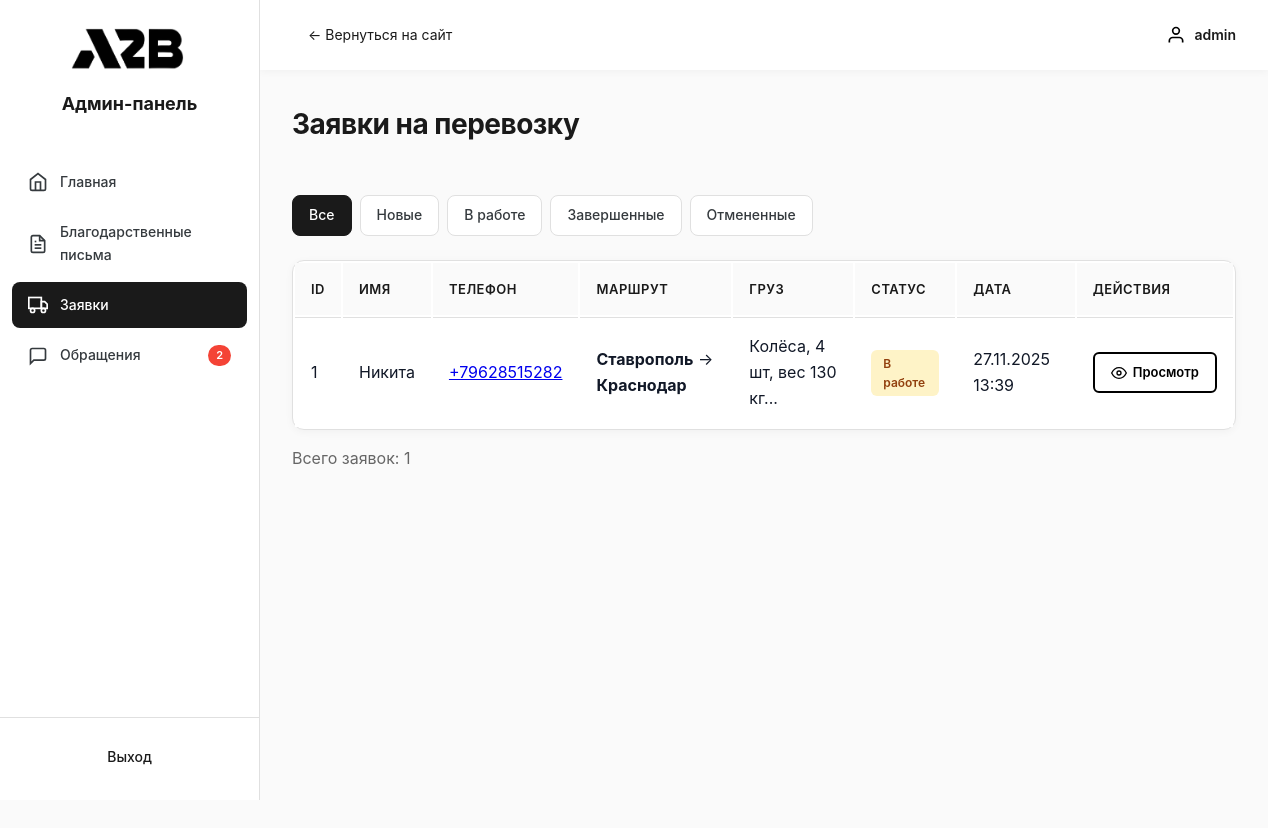
Before: /public/admin/pages/orders.php (signed in) with the older database file.
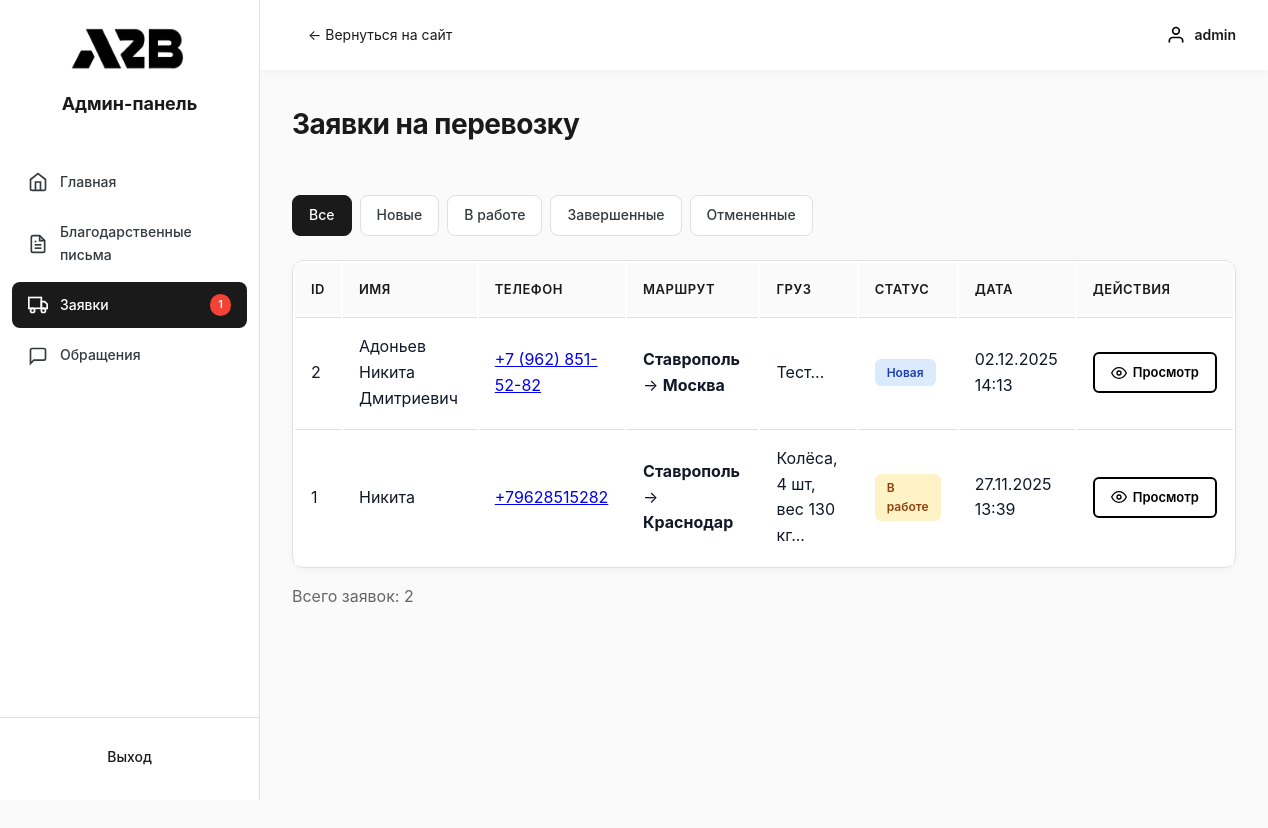
After: the same page with the newer database file.
### tables this page shows
CREATE TABLE `orders` (
  `id` int(11) NOT NULL,
  `user_id` int(11) DEFAULT NULL COMMENT 'ID пользователя',
  `name` varchar(255) NOT NULL COMMENT 'Имя клиента',
  `phone` varchar(50) NOT NULL COMMENT 'Телефон',
  `cargo_description` text NOT NULL COMMENT 'Описание груза',
  `city_from` varchar(255) NOT NULL COMMENT 'Город отправления',
  `city_to` varchar(255) NOT NULL COMMENT 'Город назначения',
  `status` enum('new','in_progress','completed','cancelled') DEFAULT 'new' COMMENT 'Статус заявки',
  `created_at` timestamp NOT NULL DEFAULT current_timestamp() COMMENT 'Дата создания',
  `updated_at` timestamp NOT NULL DEFAULT current_timestamp() ON UPDATE current_timestamp() COMMENT 'Дата обновления'
);

### public/admin/pages/orders.php (the view, shortened to what this page needs)
<?php
$database = new Database();
$db = $database->getConnection();
$status_filter = $_GET['status'] ?? '';
$query = "SELECT * FROM orders";
$query .= " ORDER BY created_at DESC";
$stmt = $db->prepare($query);
$stmt->execute();
$orders = $stmt->fetchAll(PDO::FETCH_ASSOC);
$count = count($orders);
?>
<!DOCTYPE html>
<html lang="ru">
<head>
    <link rel="stylesheet" href="../css/admin.css">
</head>
<body>
    <div class="admin-layout">
        <?php include '../includes/sidebar.php'; ?>
        <div class="admin-main">
            <?php include '../includes/header.php'; ?>
            <div class="admin-content">
                <div class="content-header">
                    <h1 class="page-title">Заявки на перевозку</h1>
                </div>
                <div class="filters">
                    <a href="orders.php" class="filter-btn <?php echo !$status_filter ? 'active' : ''; ?>">Все</a>
                    <a href="orders.php?status=new" class="filter-btn <?php echo $status_filter == 'new' ? 'active' : ''; ?>">Новые</a>
                    <a href="orders.php?status=in_progress" class="filter-btn <?php echo $status_filter == 'in_progress' ? 'active' : ''; ?>">В работе</a>
                    <a href="orders.php?status=completed" class="filter-btn <?php echo $status_filter == 'completed' ? 'active' : ''; ?>">Завершенные</a>
                    <a href="orders.php?status=cancelled" class="filter-btn <?php echo $status_filter == 'cancelled' ? 'active' : ''; ?>">Отмененные</a>
                </div>
                <table class="data-table">
                    <thead>
                        <tr>
                            <th>ID</th>
                            <th>Имя</th>
                            <th>Телефон</th>
                            <th>Маршрут</th>
                            <th>Груз</th>
                            <th>Статус</th>
                            <th>Дата</th>
                            <th>Действия</th>
                        </tr>
                    </thead>
                    <tbody>
                        <?php foreach ($orders as $row): ?>
                        <tr>
                            <td><?php echo $row['id']; ?></td>
                            <td><?php echo htmlspecialchars($row['name']); ?></td>
                            <td><a href="tel:<?php echo htmlspecialchars($row['phone']); ?>"><?php echo htmlspecialchars($row['phone']); ?></a></td>
                            <td>
                                <strong><?php echo htmlspecialchars($row['city_from']); ?></strong>
                                →
                                <strong><?php echo htmlspecialchars($row['city_to']); ?></strong>
                            </td>
                            <td class="text-preview"><?php echo mb_substr(htmlspecialchars($row['cargo_description']), 0, 40); ?>...</td>
                            <td>
                                <?php
                                $status_labels = [
                                    'new' => ['Новая', 'status-new'],
                                    'in_progress' => ['В работе', 'status-progress'],
                                    'completed' => ['Завершена', 'status-completed'],
                                    'cancelled' => ['Отменена', 'status-cancelled']
                                ];
                                $status_info = $status_labels[$row['status']];
                                ?>
                                <span class="status <?php echo $status_info[1]; ?>">
                                    <?php echo $status_info[0]; ?>
                                </span>
                            </td>
                            <td><?php echo date('d.m.Y H:i', strtotime($row['created_at'])); ?></td>
                            <td class="actions">
                                <a href="order-view.php?id=<?php echo $row['id']; ?>" class="btn btn-view">
                                    <svg viewBox="0 0 24 24" width="16" height="16" stroke="currentColor" fill="none" stroke-width="2">
                                        <path d="M1 12s4-8 11-8 11 8 11 8-4 8-11 8-11-8-11-8z"></path>
                                        <circle cx="12" cy="12" r="3"></circle>
                                    </svg>
                                    Просмотр
                                </a>
                            </td>
                        </tr>
                        <?php endforeach; ?>
                    </tbody>
                </table>
                <?php if ($count > 0): ?>
                <p style="margin-top: 16px; color: #666;">Всего заявок: <?php echo $count; ?></p>
                <?php endif; ?>
            </div>
        </div>
    </div>
</body>
</html>

### public/admin/includes/sidebar.php (shortened to what this page needs)
<aside class="admin-sidebar">
    <div class="sidebar-header">
        <img src="../../images/logo/logo.png" alt="A2B Logistics" class="sidebar-logo">
        <h2>Админ-панель</h2>
    </div>
    <nav class="sidebar-nav">
        <?php
        $current_dir = dirname($_SERVER['PHP_SELF']);
        if (strpos($current_dir, '/admin/pages') !== false) {
            $base = '';
        } elseif (strpos($current_dir, '/admin/auth') !== false) {
            $base = '../pages/';
        } else {
            $base = 'pages/';
        }
        ?>
        <a href="<?php echo $base; ?>dashboard.php" class="nav-item <?php echo basename($_SERVER['PHP_SELF']) == 'dashboard.php' ? 'active' : ''; ?>">
            <svg width="20" height="20" viewBox="0 0 24 24" fill="none" stroke="currentColor" stroke-width="2">
                <path d="M3 9l9-7 9 7v11a2 2 0 0 1-2 2H5a2 2 0 0 1-2-2z"/>
                <polyline points="9 22 9 12 15 12 15 22"/>
            </svg>
            <span class="nav-text">Главная</span>
        </a>
        <a href="<?php echo $base; ?>testimonials.php" class="nav-item <?php echo basename($_SERVER['PHP_SELF']) == 'testimonials.php' ? 'active' : ''; ?>">
            <svg width="20" height="20" viewBox="0 0 24 24" fill="none" stroke="currentColor" stroke-width="2">
                <path d="M14 2H6a2 2 0 0 0-2 2v16a2 2 0 0 0 2 2h12a2 2 0 0 0 2-2V8z"/>
                <polyline points="14 2 14 8 20 8"/>
                <line x1="16" y1="13" x2="8" y2="13"/>
                <line x1="16" y1="17" x2="8" y2="17"/>
                <polyline points="10 9 9 9 8 9"/>
            </svg>
            <span class="nav-text">Благодарственные письма</span>
        </a>
        <a href="<?php echo $base; ?>orders.php" class="nav-item <?php echo basename($_SERVER['PHP_SELF']) == 'orders.php' || basename($_SERVER['PHP_SELF']) == 'order-view.php' ? 'active' : ''; ?>">
            <svg width="20" height="20" viewBox="0 0 24 24" fill="none" stroke="currentColor" stroke-width="2">
                <rect x="1" y="3" width="15" height="13"/>
                <polygon points="16 8 20 8 23 11 23 16 16 16 16 8"/>
                <circle cx="5.5" cy="18.5" r="2.5"/>
                <circle cx="18.5" cy="18.5" r="2.5"/>
            </svg>
            <span class="nav-text">Заявки</span>
            <?php
            $database = new Database();
            $db = $database->getConnection();
            $query = "SELECT COUNT(*) as total FROM orders WHERE status = 'new'";
            $stmt = $db->prepare($query);
            $stmt->execute();
            $new_orders_count = $stmt->fetch(PDO::FETCH_ASSOC)['total'];
            if ($new_orders_count > 0):
            ?>
            <span class="nav-badge"><?php echo $new_orders_count; ?></span>
            <?php endif; ?>
        </a>
        <a href="<?php echo $base; ?>contacts.php" class="nav-item <?php echo basename($_SERVER['PHP_SELF']) == 'contacts.php' || basename($_SERVER['PHP_SELF']) == 'contact-view.php' ? 'active' : ''; ?>">
            <svg width="20" height="20" viewBox="0 0 24 24" fill="none" stroke="currentColor" stroke-width="2">
                <path d="M21 15a2 2 0 0 1-2 2H7l-4 4V5a2 2 0 0 1 2-2h14a2 2 0 0 1 2 2z"/>
            </svg>
            <span class="nav-text">Обращения</span>
            <?php
            $query = "SELECT COUNT(*) as total FROM contacts WHERE status = 'new'";
            $stmt = $db->prepare($query);
            $stmt->execute();
            $new_count = $stmt->fetch(PDO::FETCH_ASSOC)['total'];
            if ($new_count > 0):
            ?>
            <span class="nav-badge"><?php echo $new_count; ?></span>
            <?php endif; ?>
        </a>
    </nav>
    <div class="sidebar-footer">
        <?php
        if (strpos($current_dir, '/admin/pages') !== false) {
            $logout_path = '../auth/logout.php';
        } else {
            $logout_path = 'logout.php';
        }
        ?>
        <a href="<?php echo $logout_path; ?>" class="nav-item logout">
            <span class="nav-text exit">Выход</span>
        </a>
    </div>
</aside>

### public/admin/includes/header.php (shortened to what this page needs)
<header class="admin-header-top">
    <div class="header-left">
        <a href="../../index.html" class="btn-back-to-site">← Вернуться на сайт</a>
    </div>
    <div class="header-right">
        <div class="user-info">
            <svg width="20" height="20" viewBox="0 0 24 24" fill="none" stroke="currentColor" stroke-width="2">
                <path d="M20 21v-2a4 4 0 0 0-4-4H8a4 4 0 0 0-4 4v2"></path>
                <circle cx="12" cy="7" r="4"></circle>
            </svg>
            <span><?php echo htmlspecialchars($_SESSION['admin_username']); ?></span>
        </div>
    </div>
</header>

Changed rows visible on the page:
added orders: id "2", name "Адоньев Никита Дмитриевич", phone "+7 (962) 851-52-82", city_from "Ставрополь", city_to "Москва", cargo_description "Тест", status "Новая", created_at "02.12.2025 14:13"
Other visible differences:
$new_orders_count: (not shown) → "1"
$count: "1" → "2"
$new_count: "2" → (not shown)
